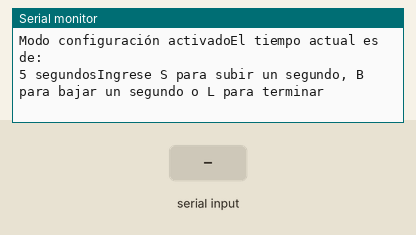
Simulated run of this sketch. Board: Arduino Uno, built with avr-gcc and run on an emulated ATmega328P. Parts: the last lines printed to the serial monitor. The test bench sets the inputs (shaded band). At 7.3 s the program stops and its outputs stay as they are.

Above: at 4.2 s.
4.3 s: "L" received over Serial
At 6.1 s:
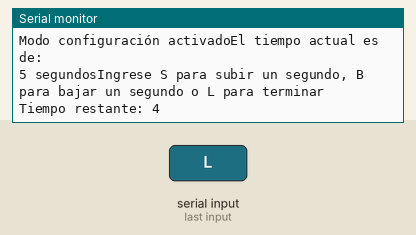
7.3 s: "C1234" received over Serial
At 7.7 s:
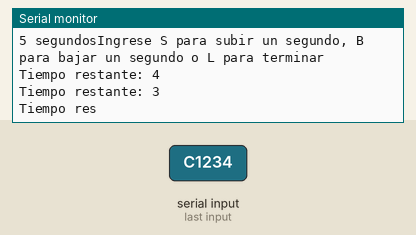

Measured:
- after the input at 4.3 s, the serial monitor: prints a new line after 1.0 s (image 1)
- after the input at 7.3 s, the serial monitor: prints a new line at once (image 2)

The sketch:

TrabajoSFI.ino
```cpp
void program()
{
  enum class Estados // Todos los estados en el diagrama
  {
    CONFIG_TIEMPO,
    TIEMPO_S,
    TIEMPO_B,
    INICIO_CUENTA,
    SALVASTE,
    RADIACION
  };

  static Estados evento = Estados::CONFIG_TIEMPO; // Variables como el cambio de estados
  static bool mensaje = false; // Para mensajes y evitar un bucle de muchos mensajes
  static char serial; // Para pasar los datos leídos en el monitor serial
  static int segundo = 1000; // Para aumentar el tiempo
  static int contador = 5 * 1000; // Contador para almacenar el tiempo


  switch(evento)
  {
    case Estados::CONFIG_TIEMPO:
    {
      if(mensaje == false) // If con condición de mensaje en falso, para que entre una sola vez y luego se vuelva verdadero
      {
        Serial.print("Modo configuración activado");
        Serial.println("El tiempo actual es de: ");
        Serial.print(contador/1000);
        Serial.print(" segundos");
        Serial.println("Ingrese S para subir un segundo, B para bajar un segundo o L para terminar");
        mensaje = true;
      }

      if(Serial.available() > 0) // Revisar serial, y luego leerlo para comparar su resultado
      {
        serial = Serial.read();
        if(serial == 'S' || serial == 's')
        {
          evento = Estados::TIEMPO_S;
        }
        else if(serial == 'B' || serial == 'b')
        {
          evento = Estados::TIEMPO_B;
        }
        else if(serial == 'L' || serial == 'l')
        {
          evento = Estados::INICIO_CUENTA;
        }
      }
      break;
    }

    case Estados::TIEMPO_S:
    {
      if(contador < 40000) // Si el contador es menor a 40 aumentar en uno y devolver a la configuración, también volvemos el mensaje false para que entre al if anterior
      {
        contador += segundo;
        mensaje = false;
        evento = Estados::CONFIG_TIEMPO;
      }
      else // Si es 40 ya no agregará más
      {
        Serial.println("No se puede aumentar más el tiempo");
        mensaje = false;
        evento = Estados::CONFIG_TIEMPO;
      }
      break;
    }

    case Estados::TIEMPO_B: // Muy similar a la función Tiempo_S pero al revés
    {
      if(contador > 1000)
      {
        contador -= segundo;
        mensaje = false;
        evento = Estados::CONFIG_TIEMPO;
      }
      else if(contador == 1000)
      {
        Serial.println("No se puede disminuir más el tiempo");
        mensaje = false;
        evento = Estados::CONFIG_TIEMPO;
      }
      break;
    }

    case Estados::INICIO_CUENTA: // Resta el tiempo hasta 0
    {


        if(contador > 0) // Solo se sigue si el contador es mayor que 0
        {
          delay(1000);
          contador -= segundo;
          Serial.print("Tiempo restante: ");
          Serial.println(contador/1000);
        }
        else
        {
          evento = Estados::RADIACION; // Cambia al siguiente estado cuando el tiempo llegue a 0
        }


      if(Serial.available() > 0) // Revisa que en el serial esté el código
      {
        String code = "";
        while(Serial.available() > 0) // Revisa todo el buffer y va añadiendo los valores uno a uno
        {
          code += (char)Serial.read();
        }

        if(code == "C1234") // Si se ingresa el código correctamente salta a salvar el mundo
        {
          evento = Estados::SALVASTE;
        }
      }
      break;
    }

    case Estados::SALVASTE:
    {
      Serial.println("Salvaste al mundo"); // Mensaje de que se salvó el mundo y termina el código
      exit(0);
    }

    case Estados::RADIACION:
    {
      Serial.println("Radiación nuclear activa"); // Mensaje de que no se pudo salvar el mundo, pausa de 2 seg, y vuelve a iniciar
      mensaje = false;
      delay(2000);
      evento = Estados::CONFIG_TIEMPO;
    }
  }
}

void setup()
{
  Serial.begin(115200); //Cantidad de datos que se pueden leer por segundos
  delay(3000);
  program();
}

void loop()
{
  program();
}
```
